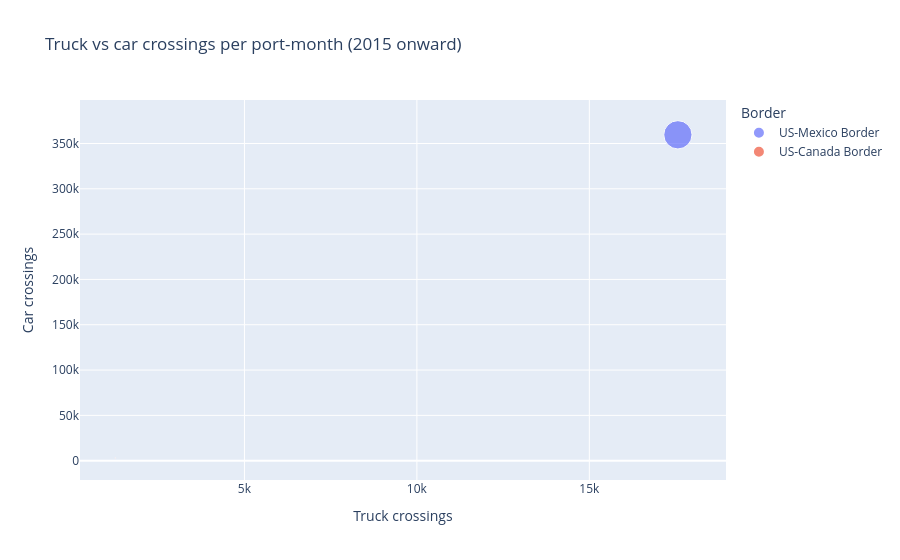

Source (notebook cell):
### Code cell
# WHAT: Draw an interactive scatter of truck vs car crossings, one point per port-month.
# WHY: Hover turns a dense cloud into a browsable table - you can name the port behind any outlier.

# PART 2: INTERACTIVE SCATTER PLOT
# ============================================================================
print("\n" + "=" * 70)
print("PART 2: Interactive Scatter Plot")
print("=" * 70)

print("\n✅ Example 1: Basic Interactive Scatter Plot")
print("-" * 70)

# Do trucks and cars cross at the same ports? One point = one port in one month.
fig = px.scatter(df, x='Trucks', y='Personal Vehicles', color='Border',
                 size='Pedestrians', hover_data=['Port Name', 'State', 'Date'],
                 title='Truck vs car crossings per port-month (2015 onward)',
                 labels={'Trucks': 'Truck crossings', 'Personal Vehicles': 'Car crossings'})
fig.show()
print("💡 Try: Hover over points, zoom, pan, click legend to filter by border!")

corr = df['Trucks'].corr(df['Personal Vehicles'])
print(f"   Measured correlation between truck and car volume: {corr:.2f}")

# ============================================================================

### Figure 1 — Plotly figure (JSON) as saved in the notebook; plotly's stock layout.template omitted (floating-point values rounded to 4 significant figures)
{"data": [{"customdata": [["Brownsville", "Texas", "2015-04-01T00:00:00"]], "hovertemplate": "Border=US-Mexico Border<br>Truck crossings=%{x}<br>Car crossings=%{y}<br>Pedestrians=%{marker.size}<br>Port Name=%{customdata[0]}<br>State=%{customdata[1]}<br>Date=%{customdata[2]}<extra></extra>", "legendgroup": "US-Mexico Border", "marker": {"color": "#636efa", "size": [191800.0], "sizemode": "area", "sizeref": 479.5, "symbol": "circle"}, "mode": "markers", "name": "US-Mexico Border", "orientation": "v", "showlegend": true, "type": "scatter", "x": [17570.0], "xaxis": "x", "y": [359600.0], "yaxis": "y"}, {"customdata": [["Raymond", "Montana", "2017-07-01T00:00:00"]], "hovertemplate": "Border=US-Canada Border<br>Truck crossings=%{x}<br>Car crossings=%{y}<br>Pedestrians=%{marker.size}<br>Port Name=%{customdata[0]}<br>State=%{customdata[1]}<br>Date=%{customdata[2]}<extra></extra>", "legendgroup": "US-Canada Border", "marker": {"color": "#EF553B", "size": [172.0], "sizemode": "area", "sizeref": 479.5, "symbol": "circle"}, "mode": "markers", "name": "US-Canada Border", "orientation": "v", "showlegend": true, "type": "scatter", "x": [1256.0], "xaxis": "x", "y": [2949.0], "yaxis": "y"}], "layout": {"legend": {"itemsizing": "constant", "title": {"text": "Border"}, "tracegroupgap": 0}, "title": {"text": "Truck vs car crossings per port-month (2015 onward)"}, "xaxis": {"anchor": "y", "domain": [0.0, 1.0], "title": {"text": "Truck crossings"}}, "yaxis": {"anchor": "x", "domain": [0.0, 1.0], "title": {"text": "Car crossings"}}}}
